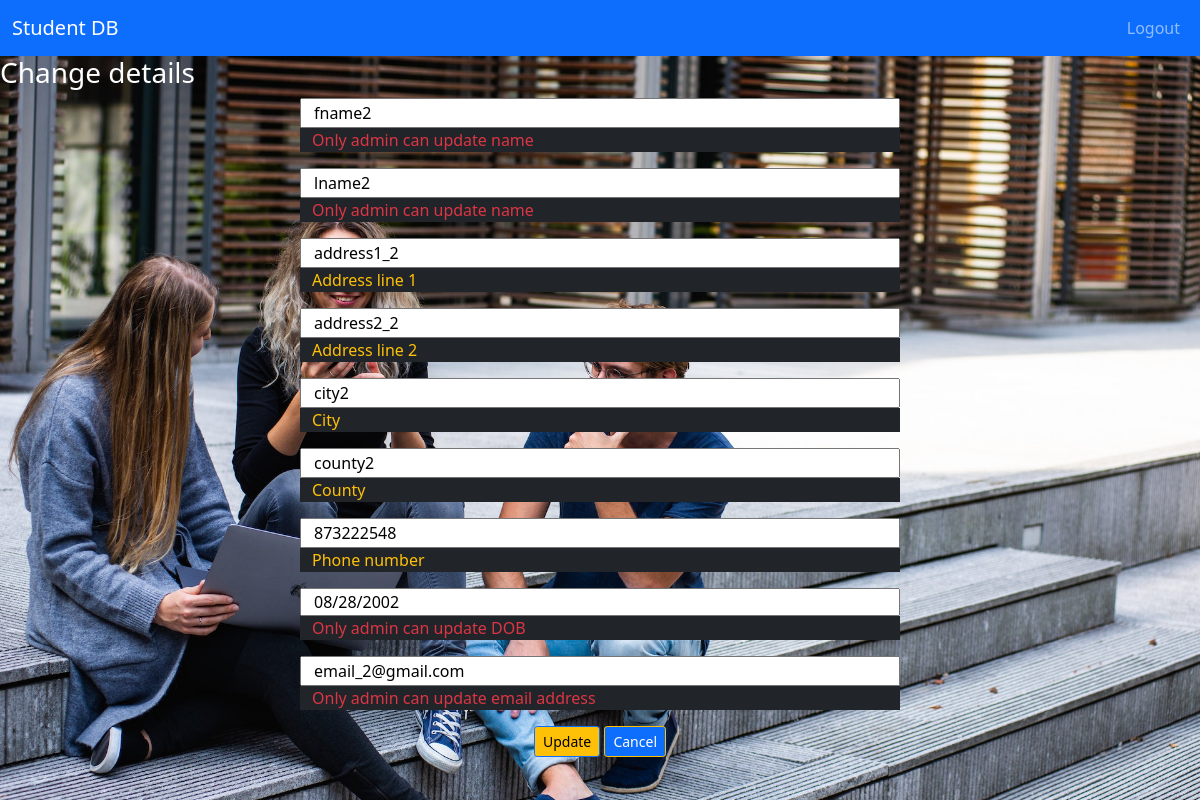
The app's page /update_student_profile/2 (signed in), older data.
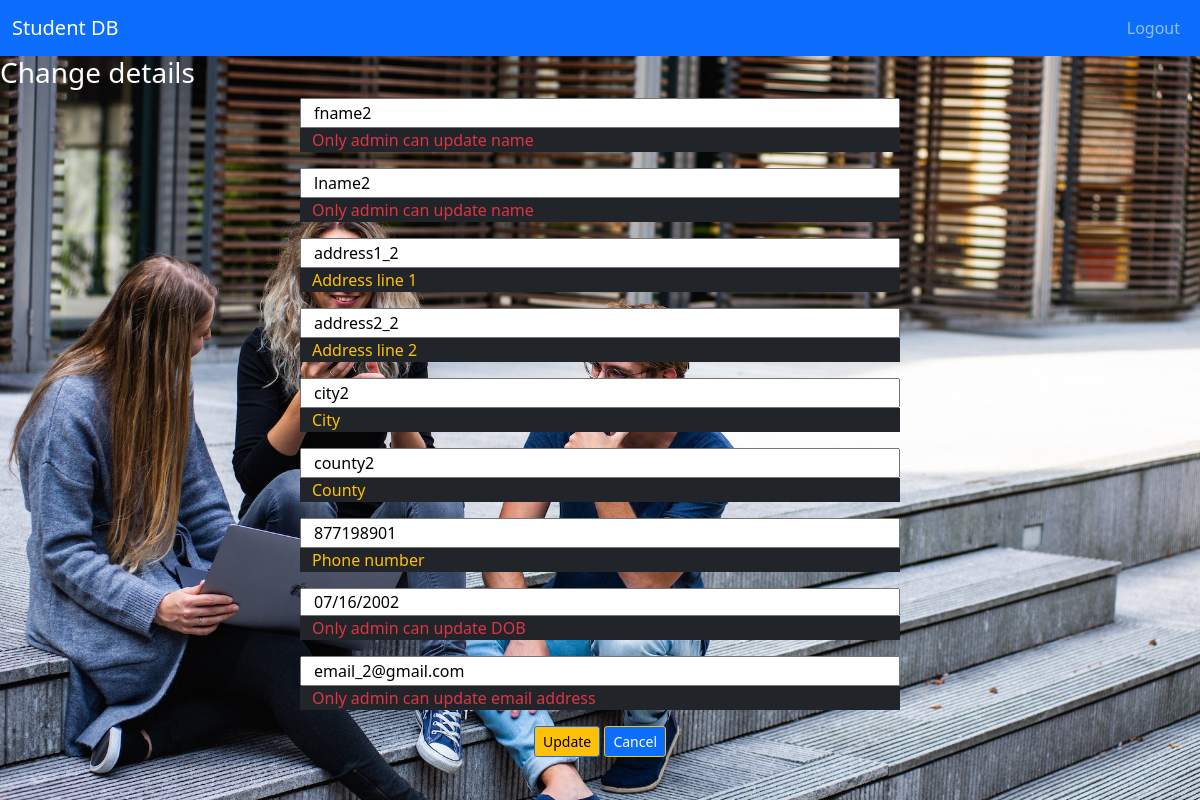
The same page, newer data.
### application/models.py (models this page shows)
class Students(db.Model):
    id = db.Column(db.Integer, primary_key=True)
    enrolments = db.relationship('Enrolments', cascade="all,delete", backref='students') # FK one to many Enrolments
    student_fname = db.Column(db.String(30), nullable=False)
    student_lname = db.Column(db.String(30), nullable=False)
    student_address1 = db.Column(db.String(50), nullable=False)
    student_address2 = db.Column(db.String(50), nullable=False)
    student_city = db.Column(db.String(30), nullable=False)
    student_county = db.Column(db.String(30), nullable=False)
    student_phone = db.Column(db.String(20), nullable=False)
    student_DOB = db.Column(db.Date, nullable=False)
    student_email = db.Column(db.String(50), nullable=False)
    student_password_ff = db.Column(db.String(150), nullable=False)
    authority_lvl = db.Column(db.Integer, nullable=False)

### application/routes.py (the view, shortened to what this page needs)
@app.route("/update_student_profile/<int:student_id>", methods=["GET", "POST"])
def update_student_profile(student_id):
    if session['user_email']:
        form = StudentForm()
        student = Students.query.filter_by(id=student_id).first()
        print(student)
    return render_template("update_student_profile.html", form=form, student=student)

### templates/update_student_profile.html (shortened to what this page needs)
{% extends "base.html" %}
{% block content %}
<h3 class="center-align indigo-text hide-on-small-only">Change details</h3>
    <div class="row m-auto w-50">
        <div class="">
            <div class="">
                <div class="row">
                    <form class="" method="POST" action="{{ url_for('update_student_profile', student_id=student.id) }}">
                        <div class="row">
                            {% if session['user_email'] == "admin@admin.com" %}
                            {{ form.student_fname(class="form-input small-input", value=student.student_fname) }}
                            <span class="text-warning bg-dark">Forename</span>
                            {% else %}
                            {{ form.student_fname(readonly=true, class="form-input small-input", value=student.student_fname) }}
                            <span class="text-danger bg-dark">Only admin can update name</span>
                            {% endif %}
                        </div>
                        <div class="row">
                            {% if session['user_email'] == "admin@admin.com" %}
                            {{ form.student_lname(class="form-input small-input", value=student.student_lname) }}
                            <span class="text-warning bg-dark">Surname</span>
                            {% else %}
                            {{ form.student_lname(readonly=true, class="form-input small-input", value=student.student_lname) }}
                            <span class="text-danger bg-dark">Only admin can update name</span>
                            {% endif %}
                        </div>
                        <div class="row">
                            {{ form.student_address1(class="form-input small-input", value=student.student_address1) }}
                            <span class="text-warning bg-dark">Address line 1</span>
                        </div>
                        <div class="row">
                        {{ form.student_address2(class="form-input small-input", value=student.student_address2) }}
                        <span class="text-warning bg-dark">Address line 2</span>
                        </div>
                        <div class="row">
                            {{ form.student_city(class="form-input small-input", value=student.student_city) }}
                            <span class="text-warning bg-dark">City</span>
                        </div>
                        <div class="row">
                            {{ form.student_county(class="form-input small-input", value=student.student_county) }}
                            <span class="text-warning bg-dark">County</span>
                        </div>
                        <div class="row">
                            {{ form.student_phone(class="form-input small-input", value=student.student_phone) }}
                            <span class="text-warning bg-dark">Phone number</span>
                        </div>
                        <div class="row">
                            {% if session['user_email'] == "admin@admin.com" %}
                            {{ form.student_DOB(class="form-input small-input", value=student.student_DOB) }}
                            <span class="text-warning bg-dark">Date of birth</span>
                            {% else %}
                            {{ form.student_DOB(readonly=true, class="form-input small-input", value=student.student_DOB) }}
                            <span class="text-danger bg-dark">Only admin can update DOB</span>
                            {% endif %}
                        </div>
                        <div class="row">
                            {% if session['user_email'] == "admin@admin.com" %}
                            {{ form.student_email(class="form-input small-input", value=student.student_email) }}
                            <span class="text-warning bg-dark">Email address</span>
                            {% else %}
                            {{ form.student_email(readonly=true, class="form-input small-input", value=student.student_email) }}
                            <span class="text-danger bg-dark">Only admin can update email address</span>
                            {% endif %}
                        </div>
                        <div class="text-center">
                        <button type="submit" class="btn btn-warning border-primary btn-sm">
                            Update
                        </button>
                        {% if session['user_email'] == "admin@admin.com" %}
                        <a href="{{ url_for('delete_student', student_id=student.id) }}" class="btn btn-danger border-warning btn-sm">Delete</a>
                        <a href="{{ url_for('tutor_profile', user_email=session['user_email']) }}" class="btn btn-primary border-warning btn-sm">Cancel</a>
                        {% else %}
                        <a href="{{ url_for('profile', user_email=session['user_email']) }}" class="btn btn-primary border-warning btn-sm">Cancel</a>
                        {% endif %}
                        </div>
                    </form>
                </div>
            </div>
        </div>
    </div>
{% endblock %}

### templates/base.html (shortened to what this page needs)
<!DOCTYPE html>
<html lang="en">
<head>
    <link href="https://cdn.jsdelivr.net/npm/bootstrap@5.0.2/dist/css/bootstrap.min.css" rel="stylesheet">
    <link rel="stylesheet" href="{{ url_for('static', filename='css/style.css') }}" type="text/css">
</head>
<body>
    <nav class="navbar navbar-expand-lg navbar-dark bg-primary">
        <div class="container-fluid">
            <a class="navbar-brand" href="{{ url_for('home') }}">Student DB</a>
            <div class="collapse navbar-collapse" id="navbarText">
                <ul class="navbar-nav ms-auto mb-2 mb-lg-0">
                    {% if session.user_email %}
                    <li class="nav-item">
                        <a class="nav-link" href="{{ url_for('logout') }}">Logout</a>
                    </li>
                    {% endif %}
                </ul>
            </div>
        </div>
    </nav>
    <main  id="bg-image">
        {% block content %}
        {% endblock %}
    </main>
</body>
</html>

### static/css/style.css (style rules this page uses)
body { color: white; }
#bg-image { background-image: url(/static/img/pexels-buro-millennial-1438072.jpg); background-color: #00f3fc; height: calc(100vh - 56px); background-position: center; background-repeat: no-repeat; background-size: cover; }

Row changes from the older to the newer data that the page shows:
changed Students "fname2": student_phone "873222548" → "877198901"; student_DOB "08/28/2002" → "07/16/2002"
